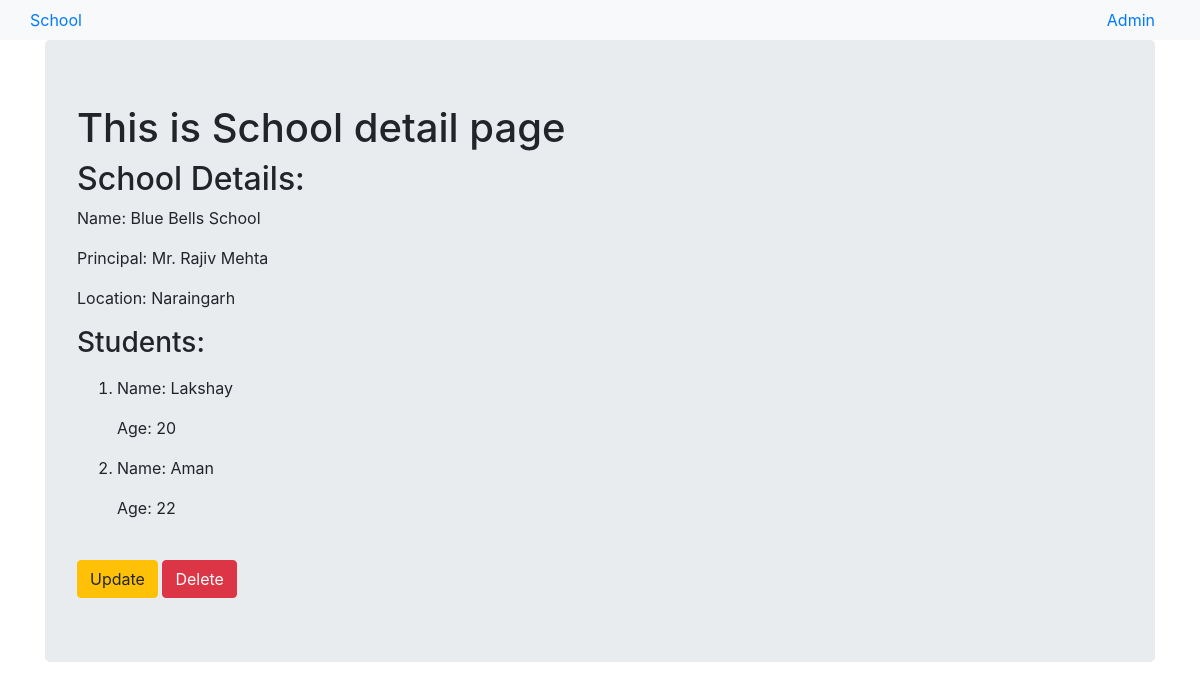
The page /app_one/1/ on the database its author committed.
### app_one/models.py (models this page shows, shortened)
class School(models.Model):
    name = models.CharField(max_length=256)
    principal = models.CharField(max_length=256)
    location = models.CharField(max_length=256)

class Student(models.Model):
    name = models.CharField(max_length=256)
    age = models.PositiveIntegerField()
    school = models.ForeignKey(School,related_name='students',on_delete=models.CASCADE)

### app_one/views.py (the view)
# urls.py: path('<int:pk>/',views.SchoolDetailView.as_view(),name='detail'),
class SchoolDetailView(DetailView):
    model = models.School
    template_name = 'app_one/school_detail.html'
    context_object_name = 'school_detail'

### app_one/templates/app_one/school_detail.html
{% extends 'app_one/app_one_base.html' %}
{% block body_block %}
<div class="jumbotron">
<h1>This is School detail page</h1>
    <h2>School Details: </h2>
    <p>Name: {{ school_detail.name }}</p>
    <p>Principal: {{ school_detail.principal }}</p>
    <p>Location: {{ school_detail.location }}</p>
    <h3>Students: </h3>
     <ol>
    {% for student in school_detail.students.all %}
        <p><li>Name: {{ student.name }}</li></p>
    <p>Age: {{ student.age }}</p>
    {% endfor %}
     </ol>
<br>
    <a class="btn btn-warning" href="{% url 'app_one:update' pk=school_detail.pk %}">Update</a>
    <a class="btn btn-danger" href="{% url 'app_one:delete' pk=school_detail.pk %}">Delete</a>
</div>
{% endblock %}

### rows shown on the page
School: name "Blue Bells School", principal "Mr. Rajiv Mehta", location "Naraingarh"
Student: name "Lakshay", age "20"
Student: name "Aman", age "22"
